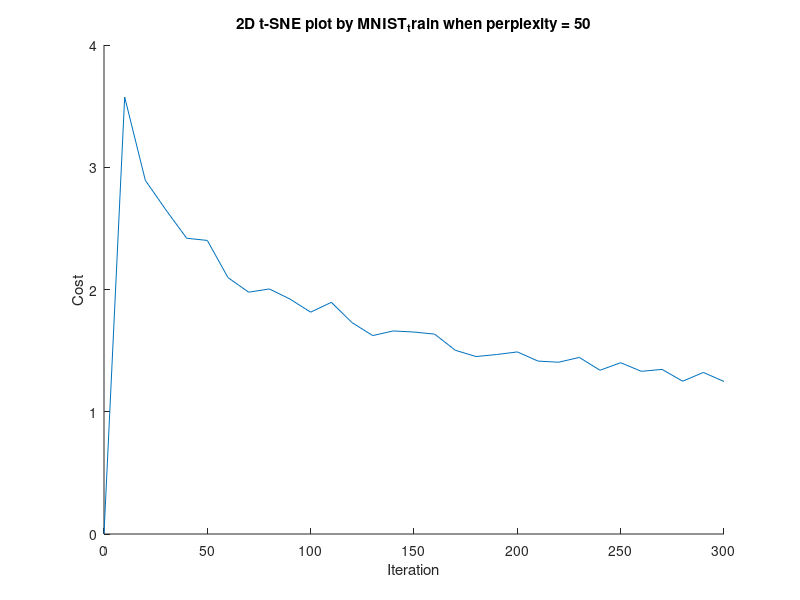

Recreate this plot in MATLAB.
clc;
clear all;
close all;

load('iteration3D.mat');
% 
% t = 0:pi/50:10*pi;
% st = sin(t);
% ct = cos(t);
% 
% figure
% plot3(st,ct,t)
% 
% 
figure(1);
hold on;

iteration = zeros(1,900);
perplexity = zeros(1,900);
error = zeros(1,900);

counter = 1;

for i = 10:10:300
    for j = 10:10:300
        iteration(counter) = i;
        perplexity(counter) = j;
        error(counter) = iteration_3D(2,j/10,i/10);
        counter = counter + 1;
    end
end

% plot3(iteration, perplexity, error, '+');
% title('3D t-SNE plot by MNIST_train')
% xlabel('Iteration')
% ylabel('Perplexity')
% zlabel('Cost')

subiteration = zeros(1,30);
suberror = zeros(1,30);
subcounter = 1;
for i = 1:900
    if(perplexity(i) == 50)
        subiteration(counter) = iteration(1,i);
        suberror(counter) = error(1,i);
        counter = counter + 1;
    end
end

plot(subiteration(1,:), suberror(1,:), '-');

title('2D t-SNE plot by MNIST_train when perplexity = 50')
xlabel('Iteration')
ylabel('Cost')

